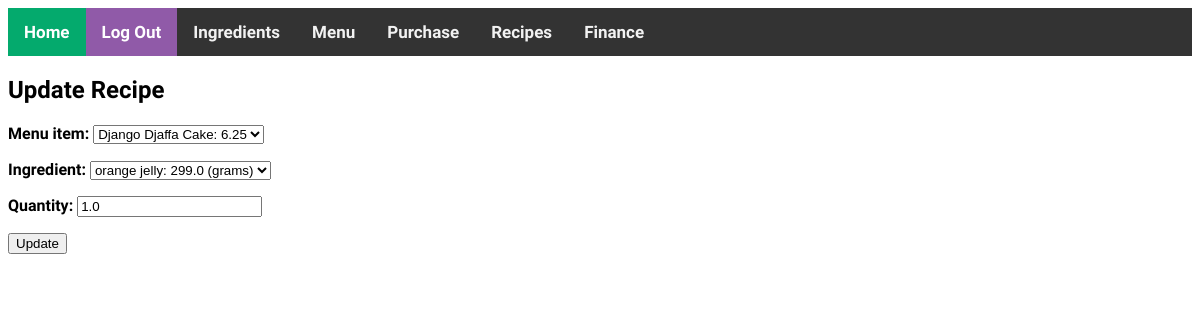
Screenshot of /recipe/1/update (signed in) with the database file from the repository.
### inventory/models.py (models this page shows, shortened)
class RecipeRequirements(models.Model):
    menu_item = models.ForeignKey(MenuItem, on_delete=models.CASCADE)
    ingredient = models.ForeignKey(Ingredient, on_delete=models.CASCADE)
    quantity = models.FloatField(default=0)

class Ingredient(models.Model):
    name = models.CharField(max_length=200)
    quantity = models.FloatField(default=0)
    quantity_type = models.CharField(max_length=200)
    price = models.FloatField(default=0)
    def __str__(self):
        return f'{self.name}: {self.quantity} ({self.quantity_type})'

### inventory/views.py (the view)
# urls.py: path('recipe/<pk>/update', views.RecipeUpdate.as_view(), name='update_recipe'),
class RecipeUpdate(LoginRequiredMixin, UpdateView):
    template_name = 'inventory/update_recipe.html'
    model = RecipeRequirements
    form_class = RecipeRequirementForm

### inventory/forms.py
class RecipeRequirementForm(forms.ModelForm):
    class Meta:
        model = RecipeRequirements
        fields = "__all__"

### inventory/models.py (called while the page is built)
    def __str__(self):
        return f'{self.name}: {self.price}'

### inventory/templates/inventory/update_recipe.html (shortened to what this page needs)
{% extends 'base.html' %}
{% load static %}
{% block content %}
<h2>Update Recipe</h2>
<form method="post">
  {{ form.as_p }}
  <input type="submit" value="Update" />
</form>
{% endblock %}

### inventory/static/styles.css (style rules this page uses)
html { font-family: 'Sofia Sans', sans-serif; font-weight: bold; }

### rows the page displays
RecipeRequirements: menu_item "Django Djaffa Cake: 6.25", ingredient "orange jelly: 299.0 (grams)"
Ingredient: quantity "1.0"
